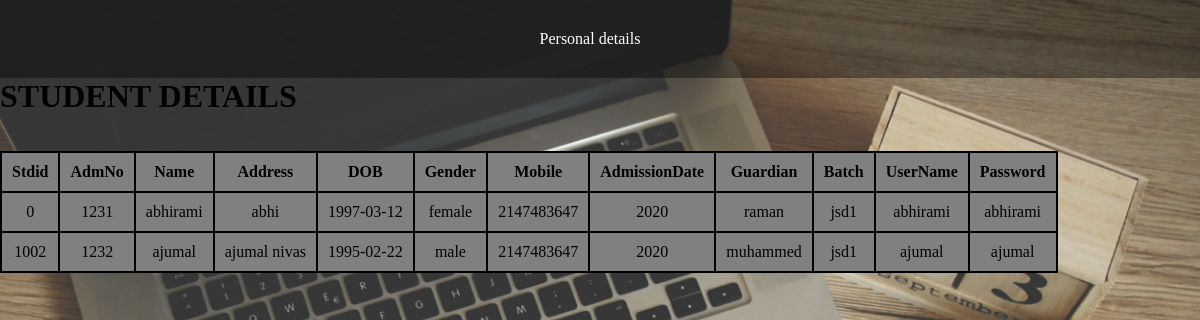
Page /view_student.php on the committed database.
### tables this page shows
CREATE TABLE `std_register` (
  `stdid` int(11) NOT NULL,
  `admno` int(11) NOT NULL,
  `name` varchar(20) NOT NULL,
  `address` varchar(20) NOT NULL,
  `dob` date NOT NULL,
  `gender` varchar(20) NOT NULL,
  `mobile` int(11) NOT NULL,
  `admdate` int(11) NOT NULL,
  `guardian` varchar(20) NOT NULL,
  `batch` varchar(10) NOT NULL,
  `username` varchar(20) NOT NULL,
  `password` varchar(20) NOT NULL
);

### view_student.php (the view, shortened to what this page needs)
<!DOCTYPE html>
<html>
	<head>
		<link rel="stylesheet" href="css/style4.css">
	</head>
	<body class="b">
		<div class="menubar">
						<ul>
							<li><a href="view_student.php">Personal details</a></li>
						</ul>
					</div>
		<div>
			<h1>STUDENT DETAILS</h1>
			<br><br>
			<table>
				<thead>
					<tr>
						<th>Stdid</th>
						<th>AdmNo</th>
						<th>Name</th>
						<th>Address</th>
						<th>DOB</th>
						<th>Gender</th>
						<th>Mobile</th>
						<th>AdmissionDate</th>
						<th>Guardian</th>
						<th>Batch</th>
						<th>UserName</th>
						<th>Password</th>
					</tr>
				</thead>
				<tbody>
					<?php
						require_once ("connect.php");
						$sql="select * from std_register";
						$result=mysqli_query($conn,$sql);
						while($row=mysqli_fetch_assoc($result))
						{
					?>
					<tr>
						<td><?php echo $row['stdid'];?></td>
						<td><?php echo $row['admno'];?></td>
						<td><?php echo $row['name'];?></td>
						<td><?php echo $row['address'];?></td>
						<td><?php echo $row['dob'];?></td>
						<td><?php echo $row['gender'];?></td>
						<td><?php echo $row['mobile'];?></td>
						<td><?php echo $row['admdate'];?></td>
						<td><?php echo $row['guardian'];?></td>
						<td><?php echo $row['batch'];?></td>
						<td><?php echo $row['username'];?></td>
						<td><?php echo $row['password'];?></td>
					</tr>
						<?php
							}
						?>
				</tbody>
			</table>
		</div>
	</body>
</html>

### css/style4.css (style rules this page uses)
* { margin:0px; padding:0px; box-sizing:border-box; }
.b { background-image:url(../img/1.jpg); background-size:cover; }
.menubar { background-color:rgba(0,0,0,0.4); text-align:center; }
.menubar ul { list-style-type:none; display:inline-flex; margin-right:20px; }
.menubar ul li { padding:20px; margin:10px; text-align:center; }
.menubar ul li a { text-decoration:none; color:white; }

### view_student.php (style rules this page uses)
table,td,th { border: 2px solid black;border-collapse: collapse; padding:10px;background-color: grey;text-align: center; }

### rows in the picture
std_register: stdid "0", admno "1231", name "abhirami", address "abhi", dob "1997-03-12", gender "female", mobile "2147483647", admdate "2020", guardian "raman", batch "jsd1", username "abhirami", password "abhirami"
std_register: stdid "1002", admno "1232", name "ajumal", address "ajumal nivas", dob "1995-02-22", gender "male", mobile "2147483647", admdate "2020", guardian "muhammed", batch "jsd1", username "ajumal", password "ajumal"
